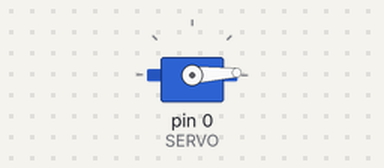
Bench run of a sketch on a simulated Arduino Uno, built with avr-gcc and run on an emulated ATmega328P. Shown: servo.

Above: at 0.05 s.
At 0.9 s:
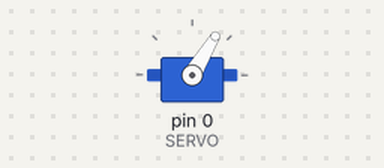
At 1.75 s:
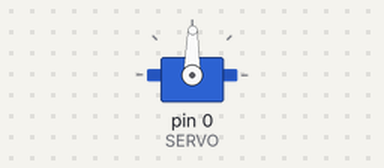
At 3.5 s:
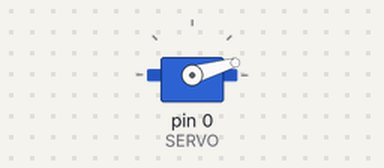
Timing chart, 0 to 8.6 s (numbered marks = the images above):
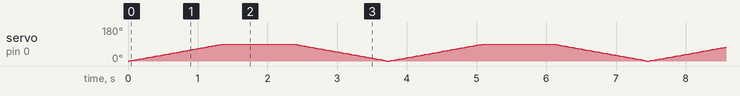

The sketch:

servo.ino
```cpp
#include <Servo.h>

#define SERVO 0 // Porta Digital 0 PWM

Servo s; // Variável Servo
int pos; // Posição Servo

void setup ()
{
  s.attach(SERVO);
  Serial.begin(9600);
  s.write(0); // Inicia motor posição zero
}

void loop()
{
  for(pos = 0; pos < 90; pos++)
  {
    s.write(pos);
  delay(15);
  }
delay(1000);
  for(pos = 90; pos >= 0; pos--)
  {
    s.write(pos);
    delay(15);
  }
}
```
